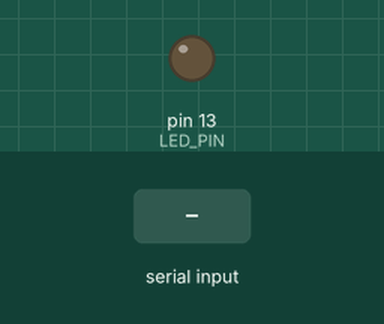
Simulated run of this sketch. Board: Arduino Uno, built with avr-gcc and run on an emulated ATmega328P. Parts: output pins drawn as LEDs (lit = HIGH). Inputs (shaded band) come from the test bench. What the sketch prints to the serial monitor is not drawn.

Above: at 1.2 s.
1.3 s: "30 150\n" received over Serial
At 6.4 s:
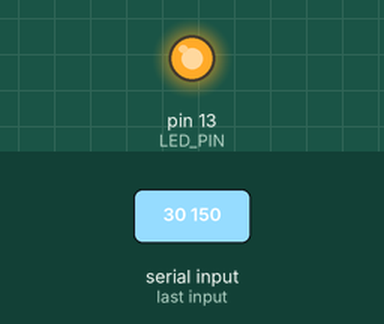
Timing chart, 0 to 10.3 s (numbered marks = the images above; inputs shaded):
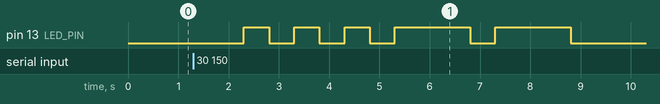

The sketch:

CSLAB1MorseCodeStrings.ino
```cpp
using namespace std;


String morsetable[] = {
    // Letters A-Z (indices 0-25)
    ".-", "-...", "-.-.", "-..", ".", "..-.", "--.", "....",
    "..", ".---", "-.-", ".-..", "--", "-.", "---", ".--.",
    "--.-", ".-.", "...", "-", "..-", "...-", ".--", "-..-",
    "-.--", "--..",
    // Digits start here (indices 26-35)
    ".----", "..---", "...--", "....-", ".....",
    "-....", "--...", "---..", "----.", "-----"
};


/* Convert a character to an index into the morse code table.
 *  Rules:
 *    If it's an uppercase letter (A-Z) then return 0-25
 *    If it's a digit (0-9) then return 26-35
 *    Anything else return -1
 *  Assumption:
 *    The character has already been converted to uppercase if it's a letter.
 */
int lookup(char c){

  // If the character is not a valid letter or digit then return -1
  if( !isAlphaNumeric(c) ){
    return -1;
  }


  // Now we do a bit of ASCII trickery to convert letters & digits
  // into positions in our lookup table. See https://www.arduino.cc/reference/en/language/variables/data-types/char/
  // Letters are easier
  if( isAlpha(c) ){
    return c - 'A';
  }

  if( isDigit(c) ){
    // add on 25 because the digits come after the letters in the table, so we skip that far
    return (c - '0')+25;
  }

}

const int LED_PIN = 13;

void setup() {

  pinMode(LED_PIN, OUTPUT);
  Serial.begin(9600);
  while (! Serial); // Wait untilSerial is ready
  Serial.println("Input the what you want to translate to morse code.\n");

}


String Str;
char CHAR;

void loop() {

    if(Serial.available()){

      Str = Serial.readString();

      Str.toUpperCase();
      Serial.println(Str);
      int k = 0;

      CHAR = Str.charAt(k);//Take Character at K position.

      while (isAlphaNumeric(CHAR) || CHAR == ' '){


        Serial.print(CHAR);
        if (isAlphaNumeric(CHAR)){

          int x = lookup (CHAR);
          if (CHAR == '0'){
            x = 35;
          }

          //Serial.print(x);
          String P = morsetable[x];

          int length = P.length();
          int i = 0;
          while (i != length){
            char TEST = P.charAt(i);
            Serial.print(TEST);
            if (TEST == '.'){
              dot();
            }
            else{
              line();
            }
            i++;
          }
          Serial.print("/");
          delay(1000);

        }
        k++;
        CHAR = Str.charAt(k);
      }

    }
}


void dot(){
  digitalWrite(LED_PIN, HIGH);
    delay(500);
    digitalWrite(LED_PIN, LOW);
    delay(500);
}

void line(){
    digitalWrite(LED_PIN, HIGH);
    delay(1500);
    digitalWrite(LED_PIN, LOW);
    delay(500);
}
```

Measured:
- after the input at 1.3 s, pin 13 (LED_PIN): goes 3 × (HIGH 0.50 s, LOW 0.50 s), HIGH 1.5 s, LOW 0.50 s, HIGH 1.5 s, then LOW, starting after 1.0 s
